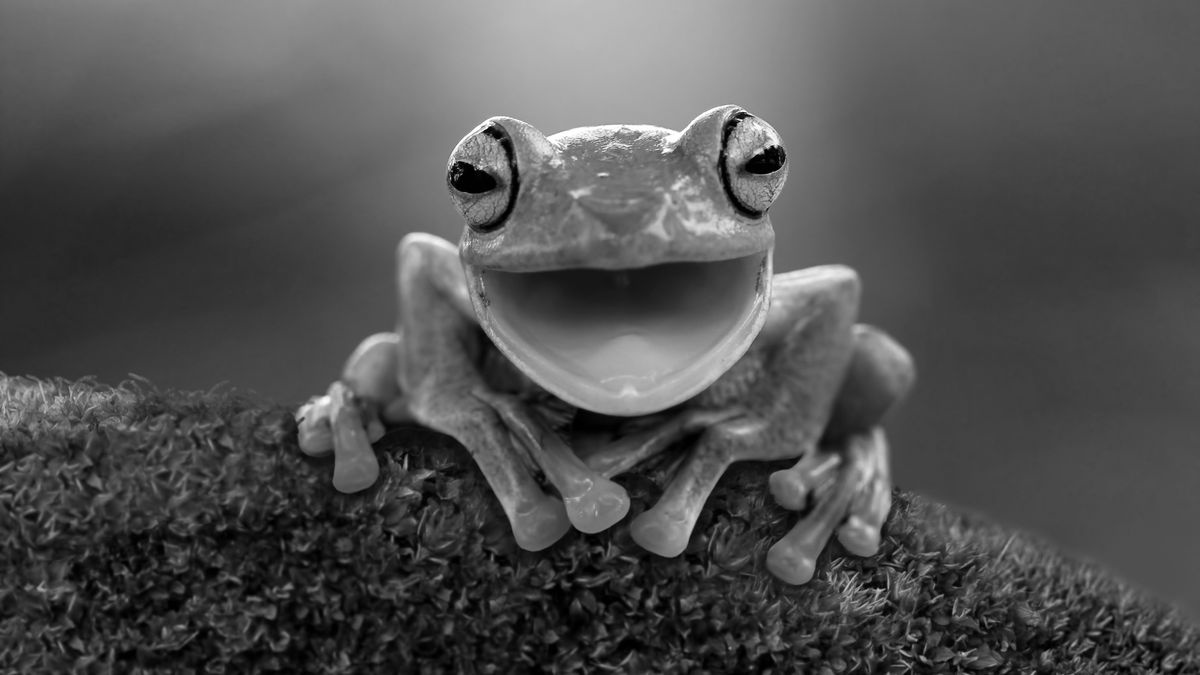
#> input picture test_gray.jpg, 1200 x 675 px
$ python test.py
#> lines starting #> are read from the running program, lines starting #| are printed output that depends on the picture
import cv2
# Load an image from file
image = cv2.imread('test_gray.jpg')  # Replace 'test_image.jpg' with your image file path
#> image is the input picture: shape (675, 1200, 3); min 0, max 255, mean 80.6

# Check if the image was successfully loaded
if image is None:
    print("Error: Could not load image.")
else:
    print("Image loaded successfully.")
    image2 = cv2.resize(image, (600, 600))
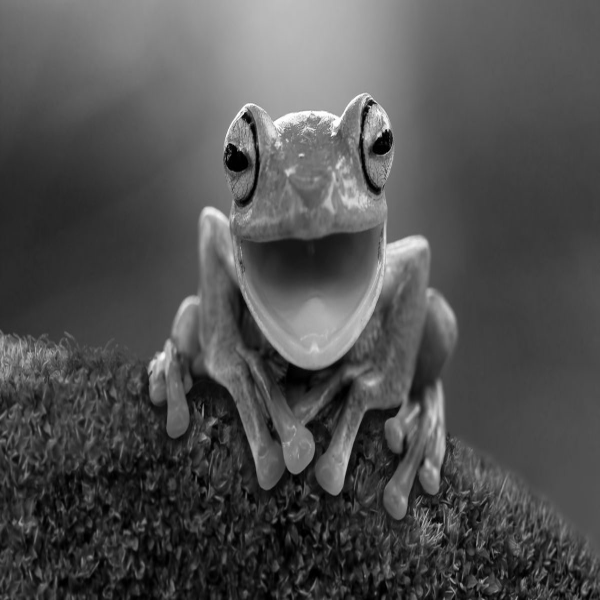
#> image2: shape (600, 600, 3); min 0, max 255, mean 80.5

    # Display the image in a window
    cv2.imshow('Test Image', image2)

    # Wait for a key press and close the window
    cv2.waitKey(0)
    cv2.destroyAllWindows()
